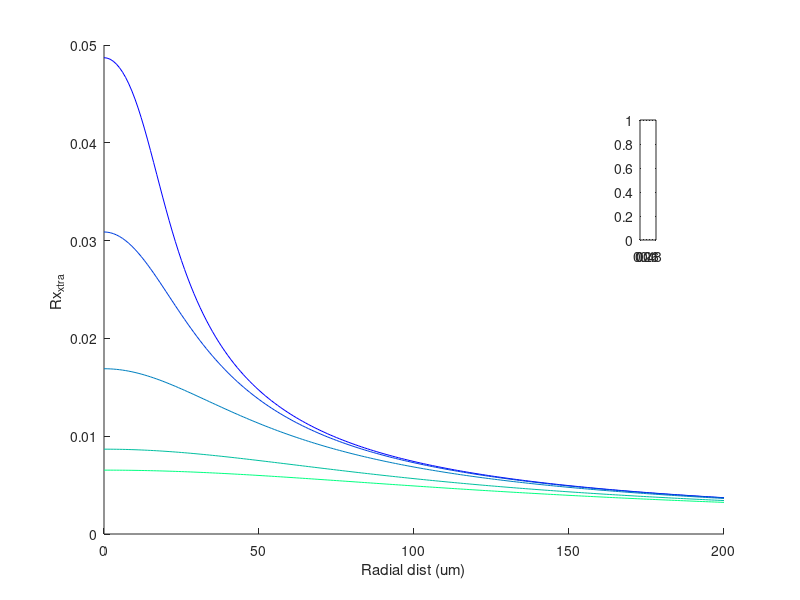

MATLAB code to generate this figure: (Note: this script raises an error after producing the figure.)
% parameters
elecRad = 20;              % electrode size (um)
rho = 110;                 % extracellular resistivity factor
x   = [0:200];             % lateral displacement (um)
z   = [15 30 60 120 160];  % height (um)

% calculations and plots
color = winter(length(z));
for i = 1:length(z)
	r = sqrt(x.^2 + x.^2);
	zz = z(i);
	geo = 2*elecRad ./ ...
		( sqrt((r-elecRad).^2 + zz.^2) + sqrt((r+elecRad).^2 + zz.^2) );
	plot(x, 2*rho*0.75*1/pi*asin(geo) * 0.001, 'color', color(i,:));
	hold on
end
hold off
xlabel('Radial dist (um)');
ylabel('Rx_{xtra} ');
box off;

% color bar cosmetics
colormap(color)
h = colorbar('Position', [0.8, 0.6, 0.02 0.2]);
set(h, 'YTick', [1.5:length(z)+1.5]);
set(h, 'YTickLabel', z);
xlabel(h, 'Z dist (um)');

